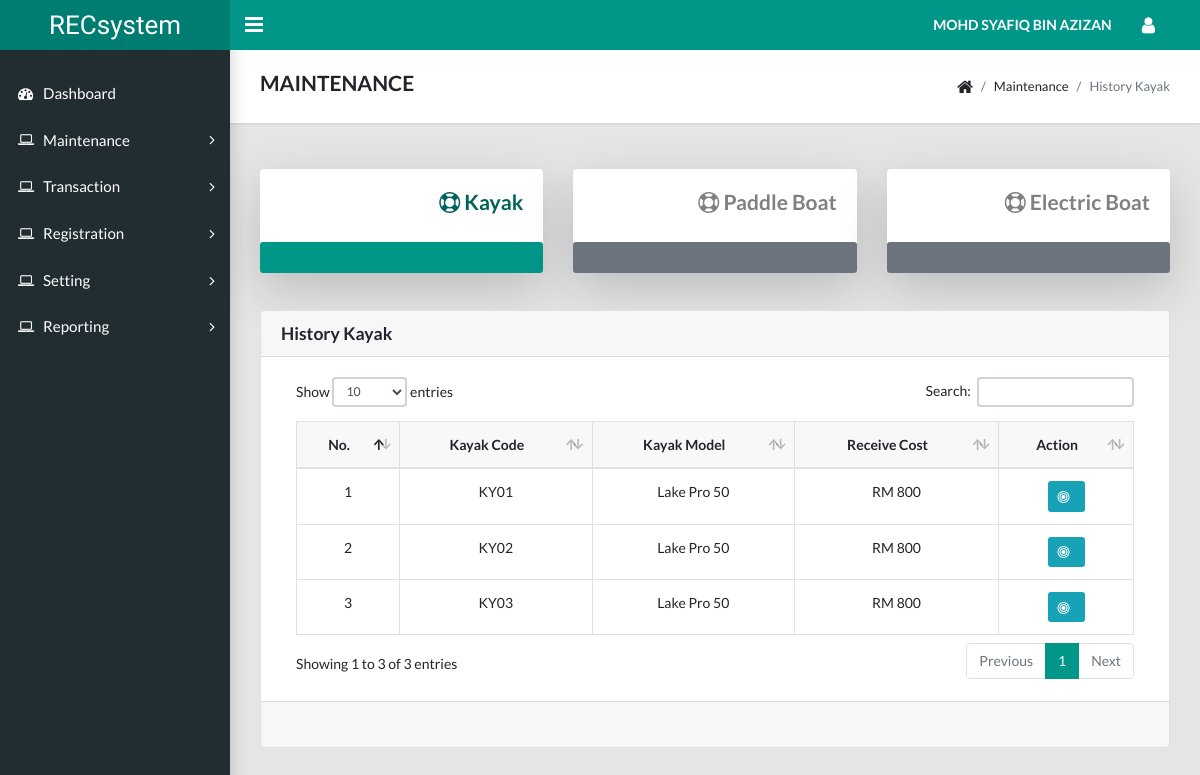
The app's page /manager/reporting_kayak_list.php (signed in) with its own data.
### tables this page shows
CREATE TABLE `user_manager` (
  `manager_id` int(11) NOT NULL,
  `manager_full` varchar(255) NOT NULL,
  `manager_email` varchar(255) NOT NULL,
  `manager_password` varchar(255) NOT NULL,
  `manager_phone` varchar(255) NOT NULL,
  `manager_address` varchar(255) DEFAULT NULL
);

CREATE TABLE `facility_new` (
  `new_id` int(11) NOT NULL,
  `new_code` varchar(255) NOT NULL,
  `new_model` varchar(255) NOT NULL,
  `new_color` varchar(255) NOT NULL,
  `new_receive` datetime NOT NULL,
  `new_price` double NOT NULL,
  `new_damage` int(11) NOT NULL,
  `fac_id` int(11) NOT NULL
);

### manager/reporting_kayak_list.php (the view, shortened to what this page needs)
<?php include "header.php"; ?>
<?php include "navbar.php"; ?>
<?php include "sidebar.php"; ?>
<?php include "dbconnection.php"; ?>
<body class="app sidebar-mini rtl">
  <main class="app-content">
    <div class="app-title">
      <div>
        <h4>MAINTENANCE</h4>
      </div>
      <ul class="app-breadcrumb breadcrumb side">
        <li class="breadcrumb-item"><i class="fa fa-home fa-lg"></i></li>
        <li class="breadcrumb-item">Maintenance</li>
        <li class="breadcrumb-item active">History Kayak</li>
      </ul>
    </div>
    <?php include "maintenance_kayak_bar.php"; ?>
    <div class="row">
      <div class="col-md-12">
        <div class="bs-component">
          <div class="card">
            <h5 class="card-header">History Kayak</h5>
            <div class="card-body">
              <table class="table table-hover table-bordered" id="data-table">
                <thead bgcolor=#f8f8f8>
                  <tr align="center">
                    <th>No.</th>
                    <th>Kayak Code</th>
                    <th>Kayak Model</th>
                    <th>Receive Cost</th>
                    <th>Action</th>
                  </tr>
                </thead>
                <tbody>
                  <?php
                    $u=0;
                    $fac_id=3;
                    $stmt = $conn->prepare("SELECT * FROM `facility_new` WHERE fac_id=?");
                    $stmt->bind_param("s", $fac_id);
                    $stmt->execute();
                    $result = $stmt->get_result();
                    while($row = $result->fetch_assoc())
                    {
                      $new_id = $row['new_id'];
                      $new_code = $row['new_code'];
                      $new_model = $row['new_model'];
                      $new_price = $row['new_price'];
                      $u++
                  ?>
                    <tr align="center">
                      <td><?php echo $u; ?></td>
                      <td><?php echo $new_code; ?></td>
                      <td><?php echo $new_model; ?></td>
                      <td>RM <?php echo $new_price; ?></td>
                      <td align="center">
                        <a href="reporting_kayak_view.php?new_id=<?php echo $new_id; ?>" ><button type="submit" class="btn btn-info btn-sm"><i class="fa fa-bullseye"></i></button></a>
                      </td>
                    </tr>
                  <?php } ?>
                </tbody>
              </table>
            </div>
            <div class="card-footer">
            </div>
        </div>
      </div>
    </div>
  </div>
</main>
</body>
</html>

### manager/identification.php
<?php
function manager(){
include "dbconnection.php";
  	$id = $_SESSION['manager_id'];
    $stmt = $conn->prepare("SELECT * FROM `user_manager` WHERE manager_id=?");
    $stmt->bind_param("s", $id);
    $stmt->execute();
    $result = $stmt->get_result();
    $row = $result->fetch_assoc();
      $manager_full = $row ['manager_full'];
      echo strtoupper($manager_full);
}
 ?>

### records on screen
user_manager: manager_full "MOHD SYAFIQ BIN AZIZAN"
facility_new: new_code "KY01", new_model "Lake Pro 50", new_price "800"
facility_new: new_code "KY02", new_model "Lake Pro 50", new_price "800"
facility_new: new_code "KY03", new_model "Lake Pro 50", new_price "800"
